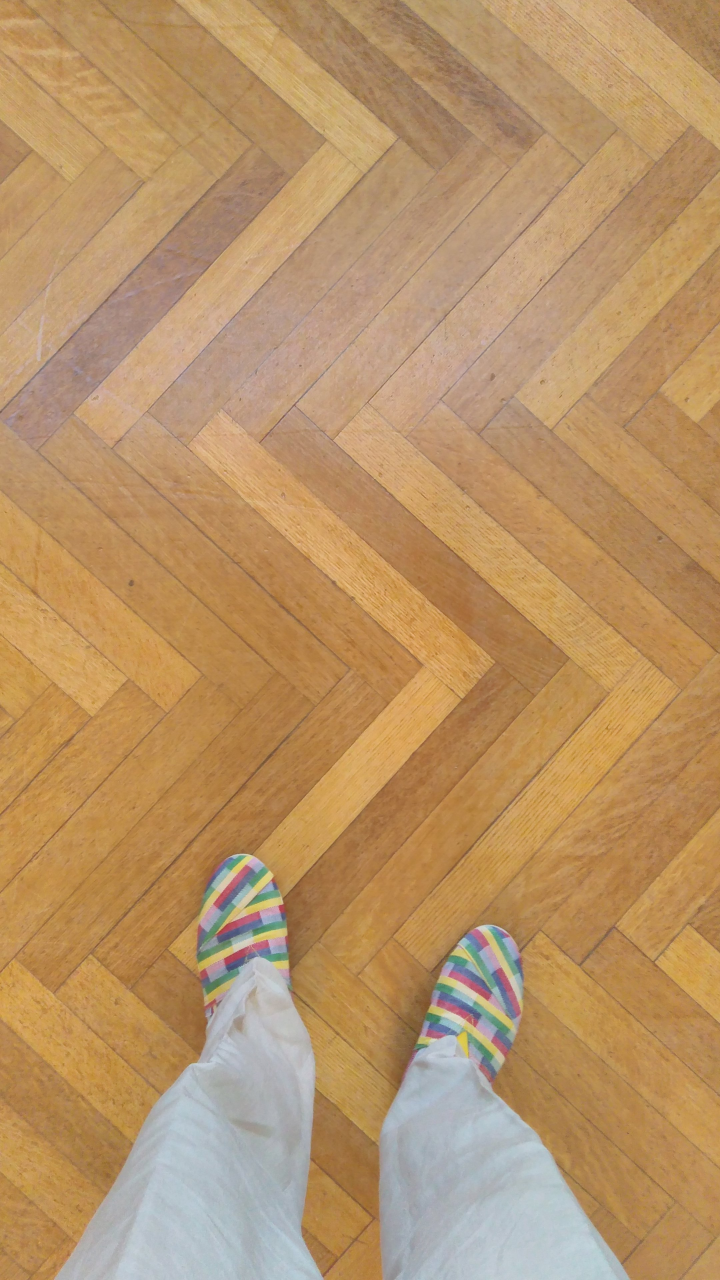
#> input picture questions/images/RISHLibrary1.jpg, 2160 x 3840 px (shown at 1/3 size); its folder holds 3 pictures in this run
$ python plot_corners.py RISHLibrary
#> lines starting #> are read from the running program, lines starting #| are printed output that depends on the picture; pictures that were not available may be replaced by others from this repository, and a replacement may not be noted
'''
This code adapted from scikit-image documentation
http://scikit-image.org/docs/dev/auto_examples/features_detection/plot_corner.html

For CSCI1430 @ Brown University Spring 2019
'''

'''
================
Corner detection
================

Detect corner points using the Harris corner detector and determine the
subpixel position of corners ([1]_, [2]_).

.. [1] https://en.wikipedia.org/wiki/Corner_detection
.. [2] https://en.wikipedia.org/wiki/Interest_point_detection

'''

from matplotlib import pyplot as plt

import argparse

from skimage import io, color, transform
from skimage.feature import corner_harris, peak_local_max

def main():
    parser = argparse.ArgumentParser(description='Harris corner detector')
    parser.add_argument('example', choices=['RISHLibrary', 'LaddObservatory', 'Chase'],
                        help='Select the image pair for corner detection')
    args = parser.parse_args()

    image1 = transform.rescale(color.rgb2gray(io.imread(f'images/{args.example}1.jpg')),0.25)
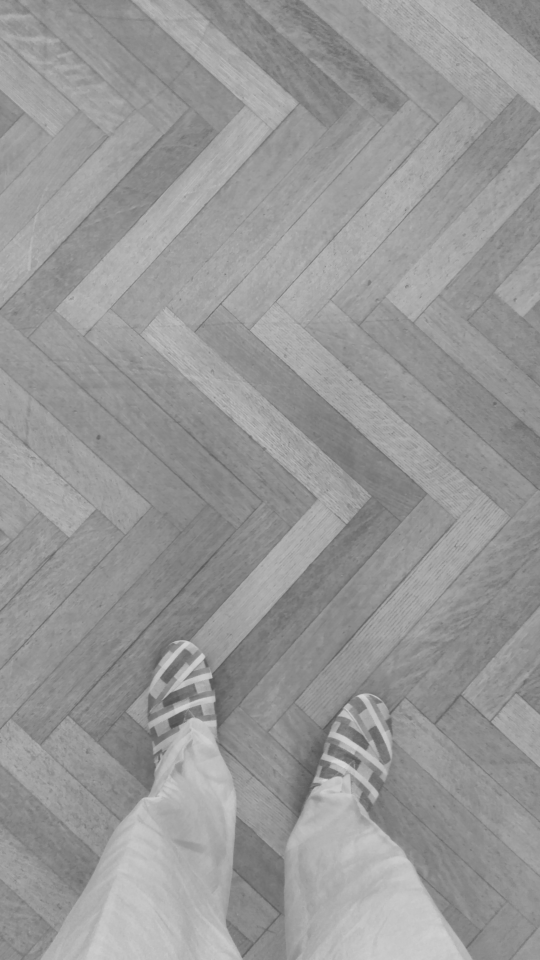
#> image1: shape (960, 540) float64; min 0.305, max 0.848, mean 0.597
    image2 = transform.rescale(color.rgb2gray(io.imread(f'images/{args.example}2.jpg')),0.25)
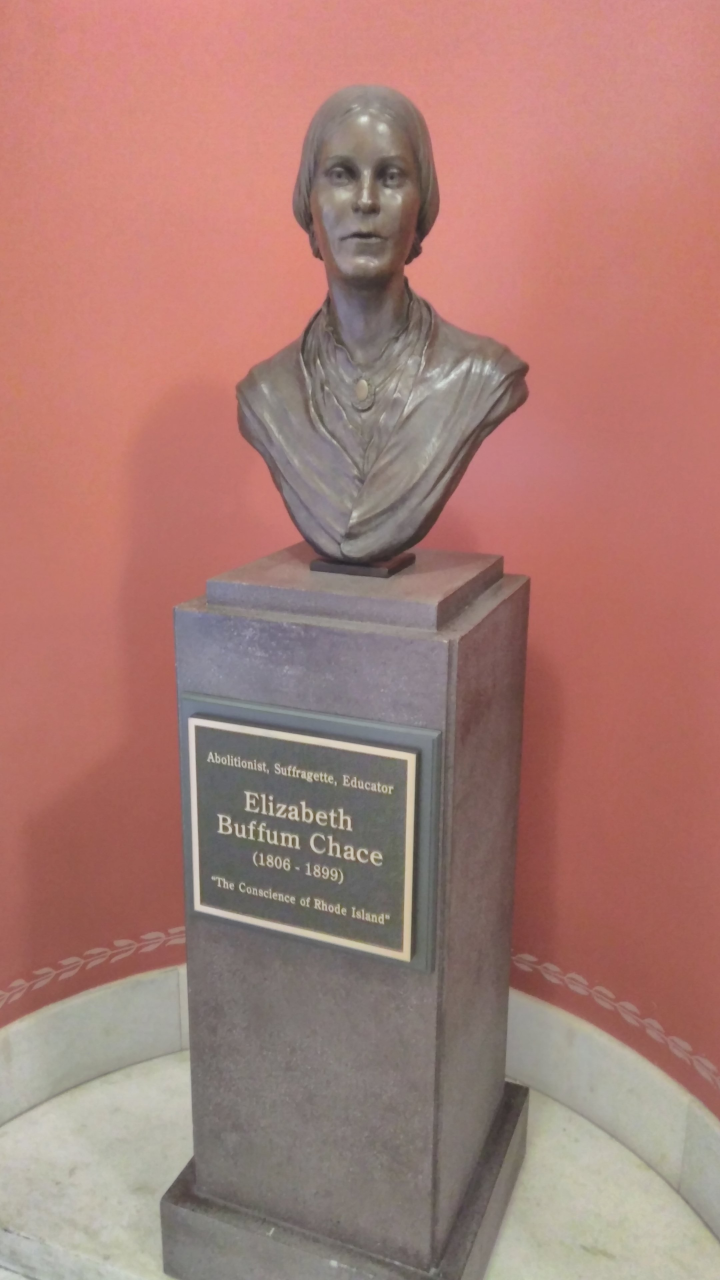
#> input picture questions/images/Chase1.jpg, 2160 x 3840 px, given in place of RISHLibrary2.jpg, which was not available (shown at 1/3 size)
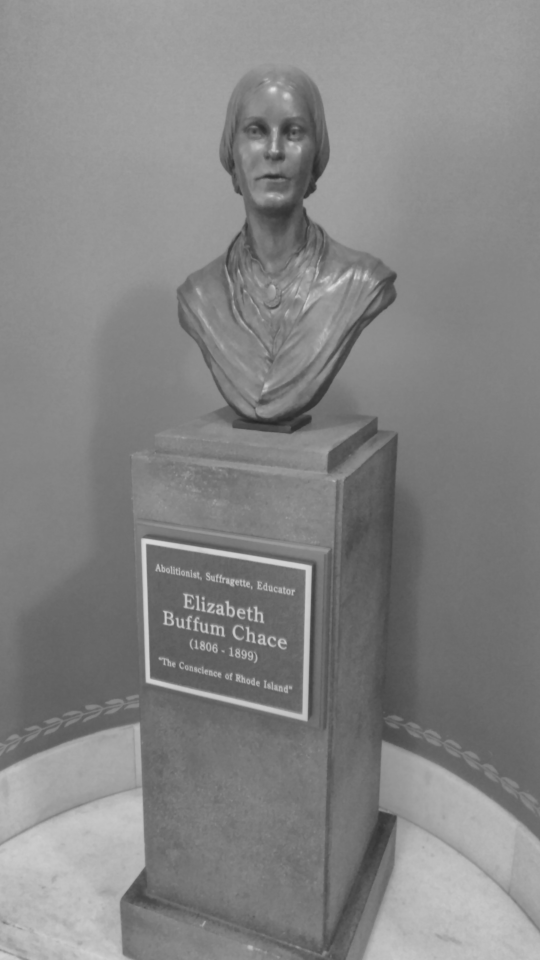
#> image2: shape (960, 540) float64; min 0.148, max 0.889, mean 0.523

    harris_response1 = corner_harris(image1)
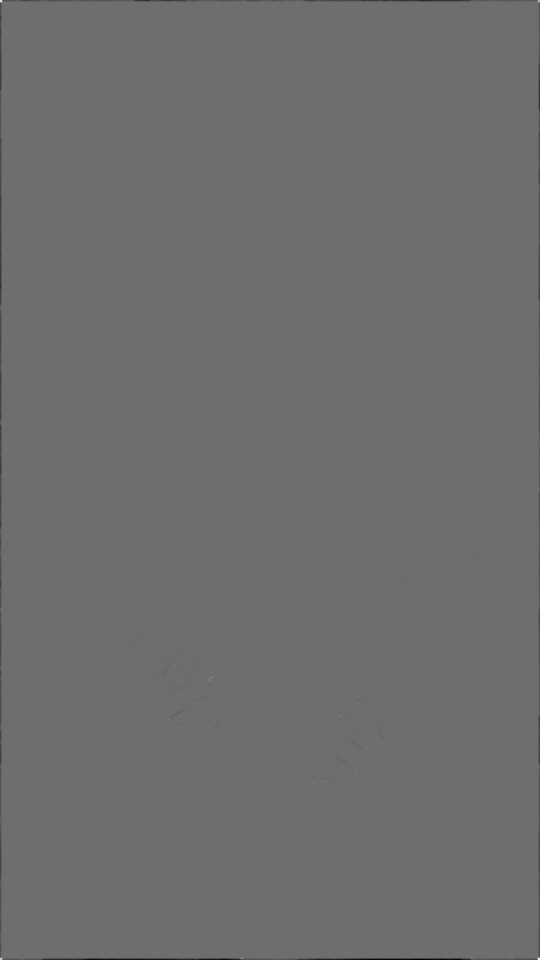
#> harris_response1: shape (960, 540) float64; min -0.827, max 1.09, mean -0.00229; drawn with min black and max white
    harris_response2 = corner_harris(image2)

    ##############
    # TODO: Feel free to play around with these parameters to investigate their effects
    min_distance = 1
    threshold_rel = 0.01
    ##############

    coords1 = peak_local_max( harris_response1, min_distance=min_distance, threshold_rel=threshold_rel )
#> coords1 = 75 pairs, first value 1 to 958, second value 1 to 538
    coords2 = peak_local_max( harris_response2, min_distance=min_distance, threshold_rel=threshold_rel )
#> coords2 = 149 pairs, first value 1 to 958, second value 1 to 538

    fig, ax = plt.subplots(1, 2, figsize=(6, 6))

    ax[0].imshow(image1, cmap=plt.cm.gray)
    ax[0].plot(coords1[:, 1], coords1[:, 0], '+r', markersize=15)
    ax[0].axis((0, image1.shape[1], image1.shape[0], 0))
    ax[0].axis('off')

    ax[1].imshow(image2, cmap=plt.cm.gray)
    ax[1].plot(coords2[:, 1], coords2[:, 0], '+r', markersize=15)
    ax[1].axis('off')

    plt.show()
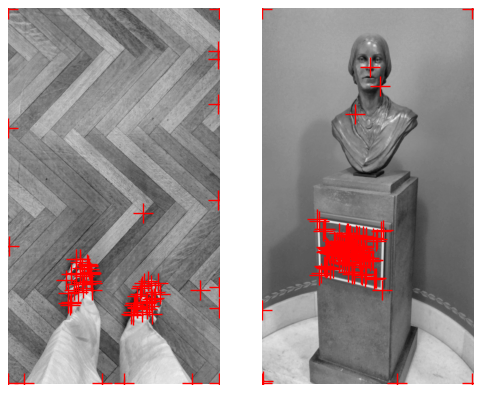
#> figure drawn by matplotlib, 2 panels

if __name__ == '__main__':
    main()
